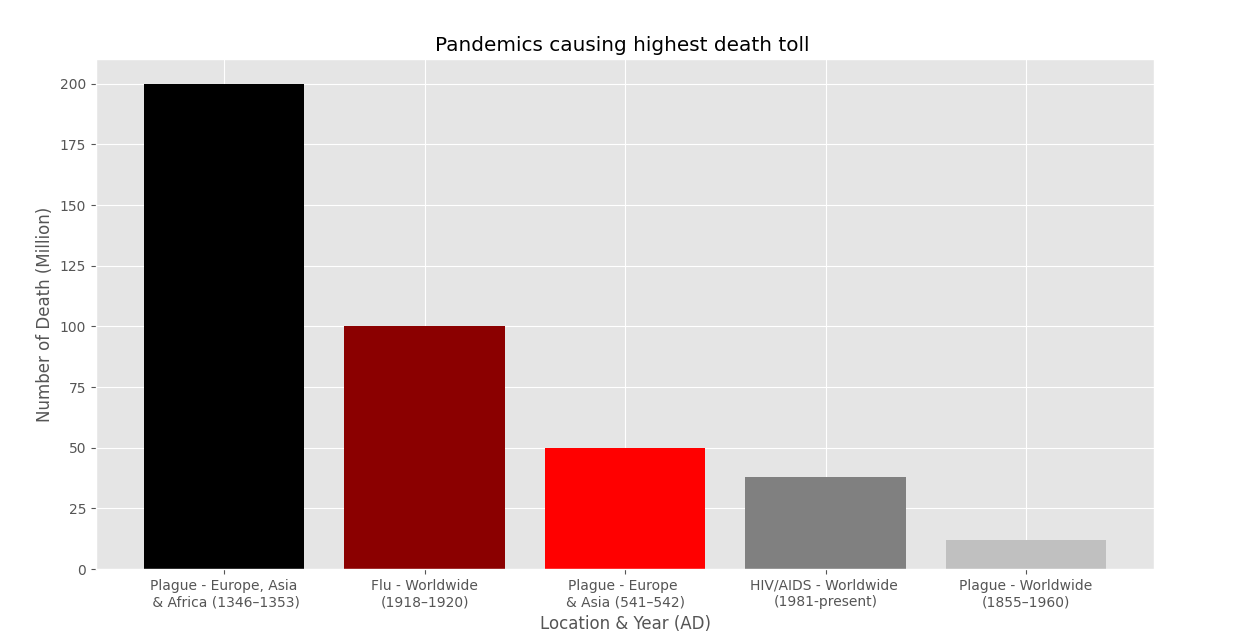

Source code (Python):
import matplotlib.pyplot as plt

plt.figure(figsize=(11,8)) 
plt.style.use('ggplot')                                                                                                    # ggplot to be used as the style 


x = ['Plague - Europe, Asia\n & Africa (1346–1353)', 'Flu - Worldwide\n(1918–1920)','Plague - Europe \n& Asia (541–542)',
'HIV/AIDS - Worldwide \n(1981-present)', 'Plague - Worldwide\n(1855–1960)']                                                # taken from en.wikipedia.org

num_of_death = [ 200 , 100 , 50,  38 , 12 ]                                                                                # Number of death roll


"""
Colors           Meaning

black            highest number of death
silver           lowest death among top 5
"""

colors = ['black', 'darkred', 'red', 'gray', 'silver' ]  
            
x_pos = [i for i, _ in enumerate(x)]                                                                                       # prepares a counter to use later in a loop


plt.bar(x_pos, num_of_death, color=colors)                                                                                 # setting the bar-graph with colors, width and data
plt.xlabel("Location & Year (AD)")                                                                                         # Location and Year on X-Axis
plt.ylabel("Number of Death (Million)")                                                                                    # Death Number on Y-Axis
plt.title("Pandemics causing highest death toll ")                                                                         # Title of the plot
plt.xticks(x_pos, x)                                                                                                       # X-Axis range of values
plt.show()                                                                                                                 # displaying the plot
